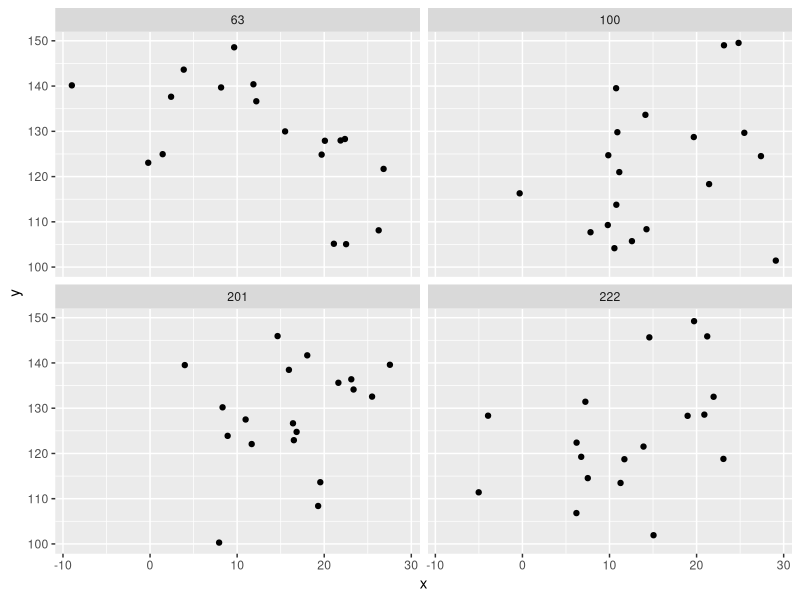
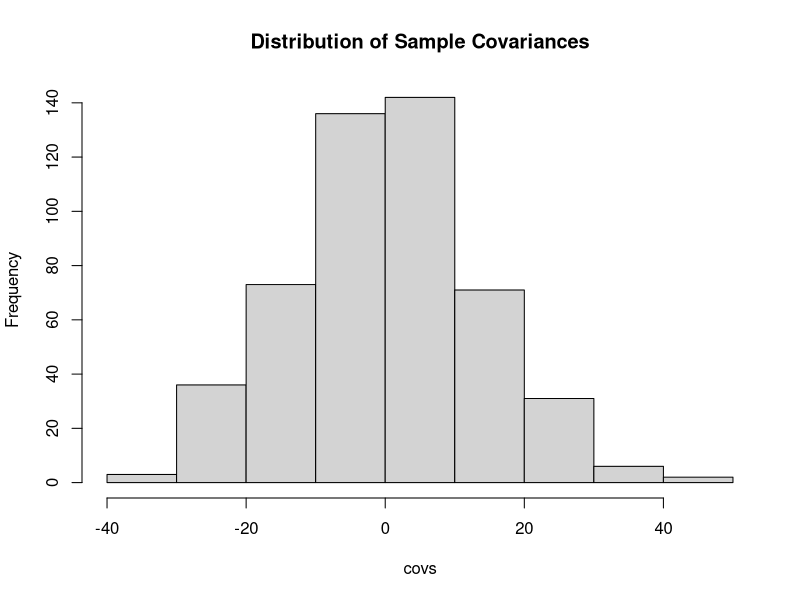

R code for these plots, in order:
## ---- chunk 1
knitr::opts_chunk$set(echo = TRUE)
set.seed(1)
## ---- chunk 2
covs <- c() # empty vector to store the sample covariances
plots <- data.frame(x = c(), y = c(), sample_no = c()) # empty list to store the scatter plots

for (i in 1:500) {
  
  x <- rnorm(75, 15, 8) # mean is 15, sd is 8
  
  y <- runif(75, 100, 150) # uniform between 100 and 150
  
  covs <- c(covs, cov(x, y))
  plots <- rbind(plots, data.frame(x = x, y = y, sample_no = i))
}
## ---- chunk 3
library(ggplot2)
plt_sample <- sample(plots$sample_no, 4)
scatter_samples <- plots[plots$sample_no == plt_sample, ]
ggplot(scatter_samples, aes(x, y)) +
  geom_point() +
  facet_wrap(. ~ sample_no)
## ---- chunk 4
hist(covs, nclass = 10, main = "Distribution of Sample Covariances")
## ---- chunk 5
mu <- 0
n <- 50
mu_of_samples <- mean(covs)
standard_error <- sd(covs) / sqrt(n)

test_stat <- (mu_of_samples - mu) / standard_error

prob <- pnorm(abs(test_stat), lower.tail = F)
